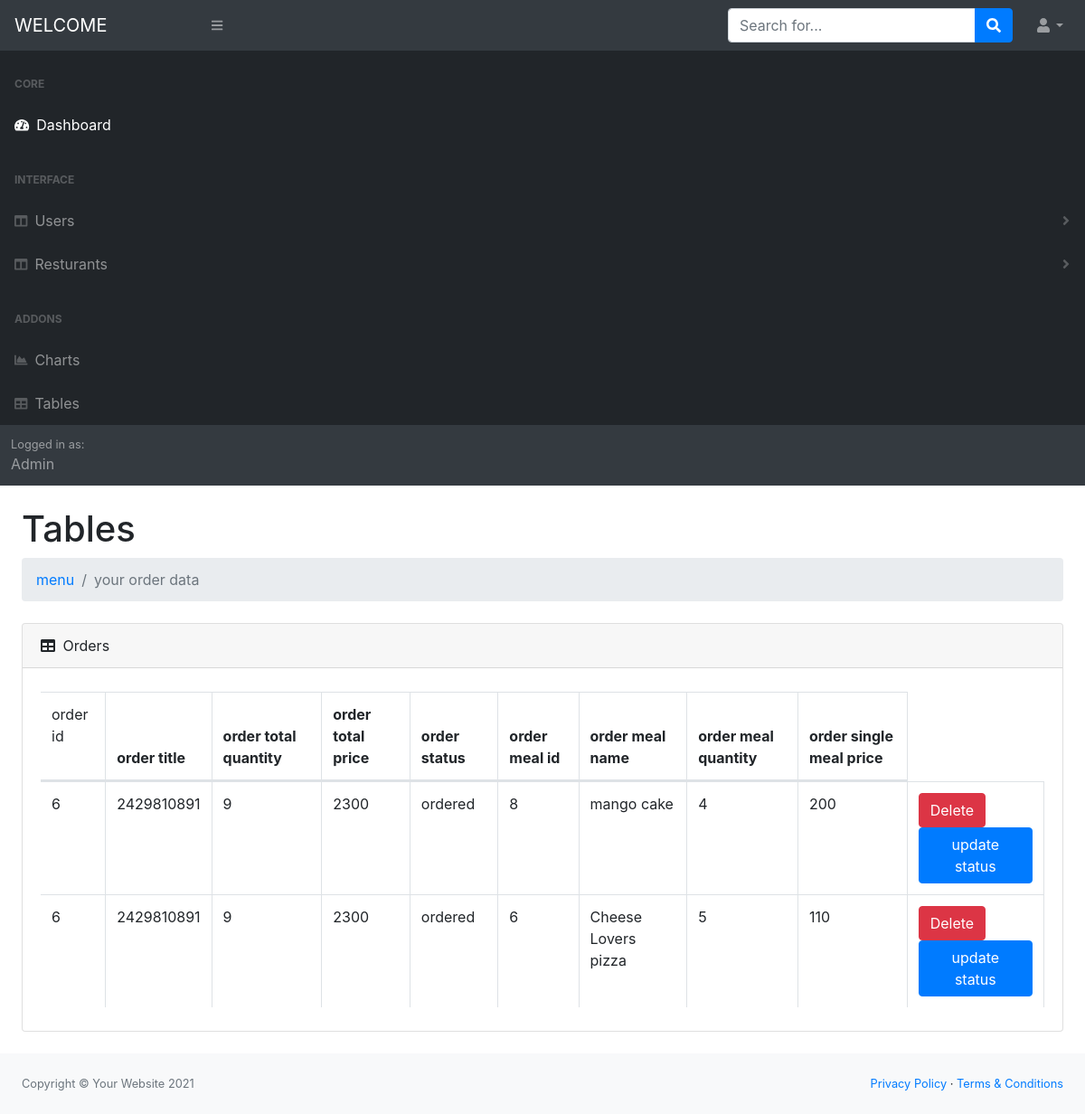
The app's page /task2_dashboard/admin/CRUD_ORDERS/view_orders.php with its own data.
### tables this page shows
CREATE TABLE `order_meal_details` (
  `id` int(11) NOT NULL,
  `quantity` int(11) NOT NULL,
  `order_id` int(11) NOT NULL,
  `meal_id` int(11) NOT NULL
);

CREATE TABLE `user_orders` (
  `order_id` int(11) NOT NULL,
  `order_title` varchar(100) NOT NULL,
  `order_quantity` int(11) NOT NULL,
  `order_price` int(11) NOT NULL,
  `order_status` varchar(100) NOT NULL,
  `user_id` int(11) NOT NULL
);

CREATE TABLE `meals` (
  `meal_id` int(11) NOT NULL,
  `meal_name` varchar(100) NOT NULL,
  `meal_description` varchar(100) NOT NULL,
  `meal_price` varchar(100) NOT NULL,
  `meal_image` varchar(100) NOT NULL,
  `resturants_id` int(11) NOT NULL
);

### task2_dashboard/admin/CRUD_ORDERS/view_orders.php (the view, shortened to what this page needs)
<?php
include '../helpers/db.php';
include '../header.php';
include '../nav.php';
include '../sidNav.php';
$op= mysqli_query($con,"SELECT * FROM user_orders
                           JOIN order_meal_details
                           ON order_meal_details.order_id = order_meal_details.order_id
                           JOIN meals
                           ON meals.meal_id = order_meal_details.meal_id
                           ORDER BY order_meal_details.order_id");
?>
    <div id="layoutSidenav_content">
                <main>
                    <div class="container-fluid">
                        <h1 class="mt-4">Tables</h1>
                        <ol class="breadcrumb mb-4">
                        <?php
                        if(isset($_SESSION['message'])){
                           foreach($_SESSION['message'] as $key =>  $dataa){
                            echo '* '.$key.' : '.$dataa.'<br>';
                           }
                             unset($_SESSION['message']);
                         }else{
                    ?>
                            <li class="breadcrumb-item"><a href="menu.php">menu</a></li>
                            <li class="breadcrumb-item active">your order data  </li>
                    <?php } ?>
                        </ol>
                        <div class="card mb-4">
                            <div class="card-header">
                                <i class="fas fa-table mr-1"></i>
                                Orders
                            </div>
                            <div class="card-body">
                                <div class="table-responsive">
                                    <table class="table table-bordered" id="dataTable" width="100%" cellspacing="0">
                                        <thead>
                                            <tr>
                                            <td> order id </td>
                                            <th>order title</th>
                                            <th>order total quantity</th>
                                            <th>order total price </th>
                                            <th>order status </th>
                                            <th>order meal id</th>
                                            <th>order meal name </th>
                                            <th>order meal quantity</th>
                                            <th>order single meal price</th>
                                        </thead>
                                        <tbody>
                             <?php
                            while($data=mysqli_fetch_assoc($op))
                            {
                                 ?>
                                        <tr>
                                        <td> <?php echo $data['order_id']; ?></td>
                                        <td> <?php echo $data['order_title']; ?></td>
                                        <td> <?php echo $data['order_quantity']; ?></td>
                                        <td><?php echo $data['order_price']; ?></td>
                                        <td><?php echo $data['order_status']; ?></td>
                                        <td><?php echo $data['meal_id']; ?></td>
                                        <td><?php echo $data['meal_name']; ?></td>
                                        <td> <?php echo $data['quantity']; ?></td>
                                        <td><?php echo $data['meal_price']; ?></td>
                                        <td>
                                        <a href='delete_order.php?id=<?php echo $data['order_id'];?>' class='btn btn-danger m-r-1em'>Delete</a>
                                        <a href='edit_order_status.php?id=<?php echo $data['order_id'];?>' class='btn btn-primary m-r-1em'>update status</a>
                                        </td>                                       </tr>
                            <?php
                                } ?>
                                        </tbody>
                                    </table>
                                </div>
                            </div>
                        </div>
                    </div>
                </main>
                </div>
    <?php
include "../footer.php";
?>

### records on screen
order_meal_details: order "6", order.order_title "2429810891", order.order_quantity "9", order.order_price "2300", order.order_status "ordered", meal.meal_id "8", meal.meal_name "mango cake", quantity "4", meal.meal_price "200"
order_meal_details: order "6", order.order_title "2429810891", order.order_quantity "9", order.order_price "2300", order.order_status "ordered", meal.meal_id "6", meal.meal_name "Cheese Lovers pizza", quantity "5", meal.meal_price "110"
